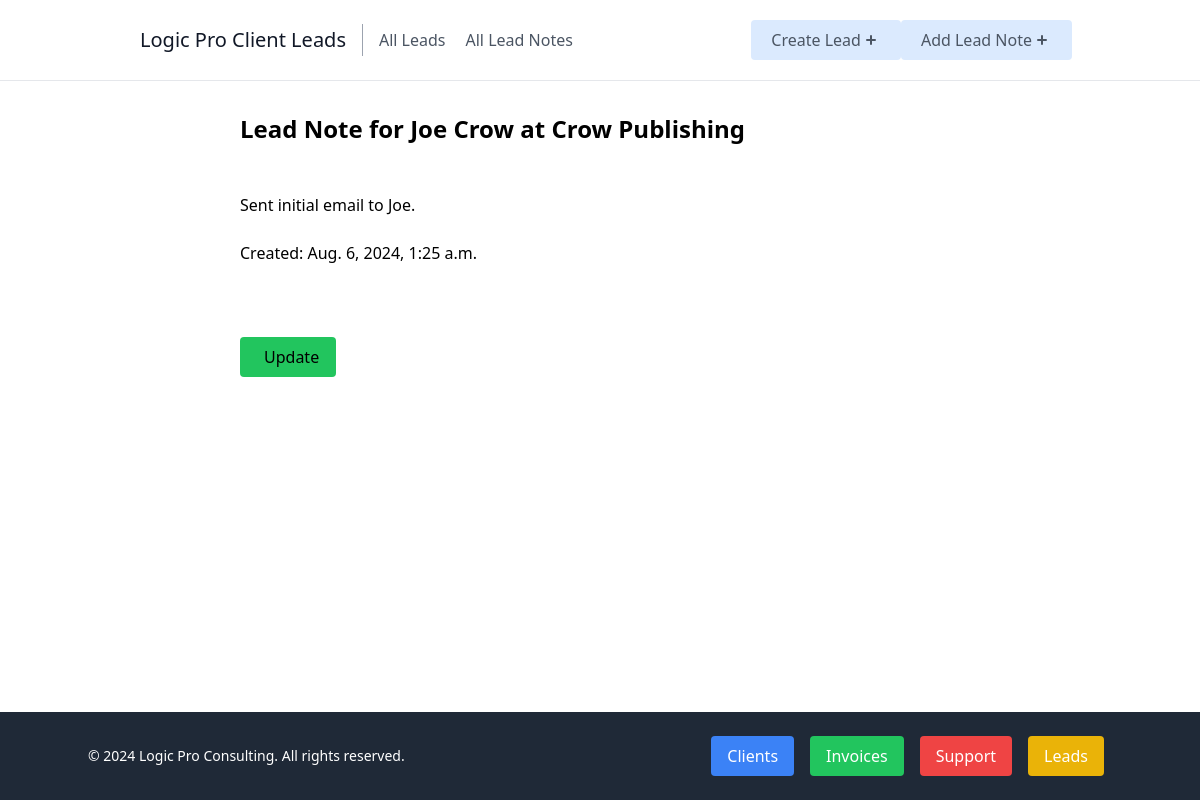
Screenshot of /leads/notes/1/ with the database file from the repository.
### leads/models.py (models this page shows, shortened)
class LeadNote(models.Model):
    note = models.CharField(max_length=100)
    created_at = models.DateTimeField(auto_now_add=True)
    updated_at = models.DateTimeField(auto_now=True)
    lead = models.ForeignKey(Lead, on_delete=models.CASCADE, related_name='lead_contact', null=True, blank=True)

class Lead(models.Model):
    first_name = models.CharField(max_length=100)
    last_name = models.CharField(max_length=100)
    company = models.CharField(max_length=100)
    email = models.EmailField(max_length=100)
    phone = models.CharField(max_length=20)
    source = models.CharField(max_length=100)
    created_at = models.DateTimeField(auto_now_add=True)
    updated_at = models.DateTimeField(auto_now=True)

### leads/views.py (the view)
# urls.py: path('leads/notes/<int:pk>/', lead_note_detail, name='lead-note-detail'),
def lead_note_detail(request, pk):
    lead_note = get_object_or_404(LeadNote, pk=pk)
    return render(request, 'leads/lead_note_detail.html', {'lead_note': lead_note})

### leads/templates/leads/lead_note_detail.html
{% extends 'leads/_base.html' %}
{% block content %}
    <div style="margin-bottom: 100px;" class="sm:w-2/3 mx-auto px-10">
        <h1 class="text-2xl font-bold">Lead Note for {{ lead_note.lead.first_name }} {{ lead_note.lead.last_name }}
            at {{ lead_note.lead.company }}</h1><br>
        </h1><br>
        <div class="flex justify-between">
            <div>
                <p>{{ lead_note.note }}</p><br>
                <p>Created: {{ lead_note.created_at }}</p><br>
                <br><br>
                <a href="{% url 'update-lead-note' lead_note.id%}"><p class="rounded bg-green-500 px-6 py-2 w-24">Update</p></a><br><br>
            </div>
        </div>
    </div>
{% endblock content %}

### rows the page displays
LeadNote: lead.first_name "Joe", lead.last_name "Crow", lead.company "Crow Publishing", note "Sent initial email to Joe.", created_at "Aug. 6, 2024, 1:25 a.m."
